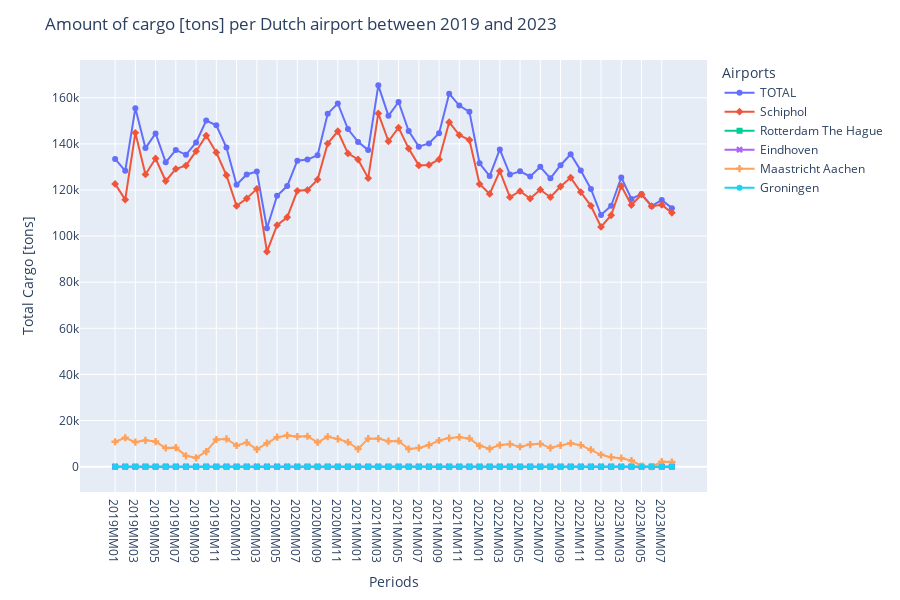

The notebook cell this image was saved under:
### Code cell
data_cargo = data.loc[data['Periods'].str.contains('2019MM|2020MM|2021MM|2022MM|2023MM', case=False, regex=True)]

print(f'Dataframe shape: {data_cargo.shape}')

figcargo = px.line(data_cargo, 
                x = "Periods", 
                y = "Total Cargo [tons]",
                color = "Airports",
                symbol = "Airports",
                # log_y=True
                )

figcargo.update_layout(
                title={'text': 'Amount of cargo [tons] per Dutch airport between 2019 and 2023'},
                height=600,
                )

figcargo.show()

### Figure 1 — Plotly figure (JSON) as saved in the notebook; plotly's stock layout.template omitted (floating-point values rounded to 4 significant figures)
{"data": [{"hovertemplate": "Airports=TOTAL<br>Periods=%{x}<br>Total Cargo [tons]=%{y}<extra></extra>", "legendgroup": "TOTAL", "line": {"color": "#636efa", "dash": "solid"}, "marker": {"symbol": "circle"}, "mode": "lines+markers", "name": "TOTAL", "orientation": "v", "showlegend": true, "type": "scatter", "x": ["2019MM01", "2019MM02", "2019MM03", "2019MM04", "2019MM05", "2019MM06", "2019MM07", "2019MM08", "2019MM09", "2019MM10", "2019MM11", "2019MM12", "2020MM01", "2020MM02", "2020MM03", "2020MM04", "2020MM05", "2020MM06", "2020MM07", "2020MM08", "2020MM09", "2020MM10", "2020MM11", "2020MM12", "2021MM01", "2021MM02", "2021MM03", "2021MM04", "2021MM05", "2021MM06", "2021MM07", "2021MM08", "2021MM09", "2021MM10", "2021MM11", "2021MM12", "2022MM01", "2022MM02", "2022MM03", "2022MM04", "2022MM05", "2022MM06", "2022MM07", "2022MM08", "2022MM09", "2022MM10", "2022MM11", "2022MM12", "2023MM01", "2023MM02", "2023MM03", "2023MM04", "2023MM05", "2023MM06", "2023MM07", "2023MM08"], "xaxis": "x", "y": [133445, 128322, 155427, 138159, 144540, 131970, 137391, 135263, 140637, 150127, 148037, 138385, 122254, 126726, 127995, 103420, 117525, 121692, 132684, 133168, 135059, 153109, 157508, 146441, 140859, 137288, 165377, 152164, 158164, 145582, 138789, 140198, 144584, 161776, 156617, 153901, 131588, 126020, 137570, 126658, 128112, 125858, 130029, 125037, 130738, 135512, 128395, 120439, 109114, 113147, 125407, 116129, 118281, 112994, 115703, 112120], "yaxis": "y"}, {"hovertemplate": "Airports=Schiphol<br>Periods=%{x}<br>Total Cargo [tons]=%{y}<extra></extra>", "legendgroup": "Schiphol", "line": {"color": "#EF553B", "dash": "solid"}, "marker": {"symbol": "diamond"}, "mode": "lines+markers", "name": "Schiphol", "orientation": "v", "showlegend": true, "type": "scatter", "x": ["2019MM01", "2019MM02", "2019MM03", "2019MM04", "2019MM05", "2019MM06", "2019MM07", "2019MM08", "2019MM09", "2019MM10", "2019MM11", "2019MM12", "2020MM01", "2020MM02", "2020MM03", "2020MM04", "2020MM05", "2020MM06", "2020MM07", "2020MM08", "2020MM09", "2020MM10", "2020MM11", "2020MM12", "2021MM01", "2021MM02", "2021MM03", "2021MM04", "2021MM05", "2021MM06", "2021MM07", "2021MM08", "2021MM09", "2021MM10", "2021MM11", "2021MM12", "2022MM01", "2022MM02", "2022MM03", "2022MM04", "2022MM05", "2022MM06", "2022MM07", "2022MM08", "2022MM09", "2022MM10", "2022MM11", "2022MM12", "2023MM01", "2023MM02", "2023MM03", "2023MM04", "2023MM05", "2023MM06", "2023MM07", "2023MM08"], "xaxis": "x", "y": [122643, 115797, 144773, 126743, 133648, 123888, 129143, 130581, 136819, 143579, 136256, 126376, 113080, 116293, 120481, 93255, 104745, 108164, 119634, 119975, 124491, 140140, 145474, 135866, 133222, 125137, 153206, 141132, 147017, 137956, 130664, 130844, 133245, 149383, 143831, 141667, 122553, 118274, 128198, 116895, 119478, 116274, 120131, 116876, 121508, 125358, 119074, 113118, 103981, 109035, 121746, 113459, 117999, 112994, 113536, 110126], "yaxis": "y"}, {"hovertemplate": "Airports=Rotterdam The Hague<br>Periods=%{x}<br>Total Cargo [tons]=%{y}<extra></extra>", "legendgroup": "Rotterdam The Hague", "line": {"color": "#00cc96", "dash": "solid"}, "marker": {"symbol": "square"}, "mode": "lines+markers", "name": "Rotterdam The Hague", "orientation": "v", "showlegend": true, "type": "scatter", "x": ["2019MM01", "2019MM02", "2019MM03", "2019MM04", "2019MM05", "2019MM06", "2019MM07", "2019MM08", "2019MM09", "2019MM10", "2019MM11", "2019MM12", "2020MM01", "2020MM02", "2020MM03", "2020MM04", "2020MM05", "2020MM06", "2020MM07", "2020MM08", "2020MM09", "2020MM10", "2020MM11", "2020MM12", "2021MM01", "2021MM02", "2021MM03", "2021MM04", "2021MM05", "2021MM06", "2021MM07", "2021MM08", "2021MM09", "2021MM10", "2021MM11", "2021MM12", "2022MM01", "2022MM02", "2022MM03", "2022MM04", "2022MM05", "2022MM06", "2022MM07", "2022MM08", "2022MM09", "2022MM10", "2022MM11", "2022MM12", "2023MM01", "2023MM02", "2023MM03", "2023MM04", "2023MM05", "2023MM06", "2023MM07", "2023MM08"], "xaxis": "x", "y": [0, 0, 0, 0, 0, 0, 0, 0, 0, 0, 0, 0, 0, 0, 0, 0, 0, 0, 0, 0, 0, 0, 0, 0, 0, 0, 0, 0, 0, 0, 0, 0, 0, 0, 0, 0, 0, 0, 0, 0, 0, 0, 0, 0, 0, 0, 0, 0, 0, 0, 0, 0, 0, 0, 0, 0], "yaxis": "y"}, {"hovertemplate": "Airports=Eindhoven<br>Periods=%{x}<br>Total Cargo [tons]=%{y}<extra></extra>", "legendgroup": "Eindhoven", "line": {"color": "#ab63fa", "dash": "solid"}, "marker": {"symbol": "x"}, "mode": "lines+markers", "name": "Eindhoven", "orientation": "v", "showlegend": true, "type": "scatter", "x": ["2019MM01", "2019MM02", "2019MM03", "2019MM04", "2019MM05", "2019MM06", "2019MM07", "2019MM08", "2019MM09", "2019MM10", "2019MM11", "2019MM12", "2020MM01", "2020MM02", "2020MM03", "2020MM04", "2020MM05", "2020MM06", "2020MM07", "2020MM08", "2020MM09", "2020MM10", "2020MM11", "2020MM12", "2021MM01", "2021MM02", "2021MM03", "2021MM04", "2021MM05", "2021MM06", "2021MM07", "2021MM08", "2021MM09", "2021MM10", "2021MM11", "2021MM12", "2022MM01", "2022MM02", "2022MM03", "2022MM04", "2022MM05", "2022MM06", "2022MM07", "2022MM08", "2022MM09", "2022MM10", "2022MM11", "2022MM12", "2023MM01", "2023MM02", "2023MM03", "2023MM04", "2023MM05", "2023MM06", "2023MM07", "2023MM08"], "xaxis": "x", "y": [0, 0, 0, 0, 0, 0, 0, 0, 0, 0, 0, 0, 0, 0, 0, 0, 0, 0, 0, 0, 0, 0, 0, 0, 0, 0, 0, 0, 0, 0, 0, 0, 0, 0, 0, 0, 0, 0, 0, 0, 0, 0, 0, 0, 0, 0, 0, 0, 0, 0, 0, 0, 0, 0, 0, 0], "yaxis": "y"}, {"hovertemplate": "Airports=Maastricht Aachen<br>Periods=%{x}<br>Total Cargo [tons]=%{y}<extra></extra>", "legendgroup": "Maastricht Aachen", "line": {"color": "#FFA15A", "dash": "solid"}, "marker": {"symbol": "cross"}, "mode": "lines+markers", "name": "Maastricht Aachen", "orientation": "v", "showlegend": true, "type": "scatter", "x": ["2019MM01", "2019MM02", "2019MM03", "2019MM04", "2019MM05", "2019MM06", "2019MM07", "2019MM08", "2019MM09", "2019MM10", "2019MM11", "2019MM12", "2020MM01", "2020MM02", "2020MM03", "2020MM04", "2020MM05", "2020MM06", "2020MM07", "2020MM08", "2020MM09", "2020MM10", "2020MM11", "2020MM12", "2021MM01", "2021MM02", "2021MM03", "2021MM04", "2021MM05", "2021MM06", "2021MM07", "2021MM08", "2021MM09", "2021MM10", "2021MM11", "2021MM12", "2022MM01", "2022MM02", "2022MM03", "2022MM04", "2022MM05", "2022MM06", "2022MM07", "2022MM08", "2022MM09", "2022MM10", "2022MM11", "2022MM12", "2023MM01", "2023MM02", "2023MM03", "2023MM04", "2023MM05", "2023MM06", "2023MM07", "2023MM08"], "xaxis": "x", "y": [10802, 12526, 10654, 11416, 10892, 8081, 8248, 4682, 3818, 6548, 11781, 12009, 9174, 10433, 7514, 10165, 12780, 13528, 13050, 13194, 10568, 12969, 12034, 10575, 7637, 12151, 12171, 11032, 11147, 7626, 8125, 9354, 11339, 12393, 12787, 12234, 9035, 7746, 9372, 9763, 8634, 9584, 9898, 8161, 9230, 10154, 9321, 7321, 5133, 4113, 3661, 2670, 282, 0, 2166, 1993], "yaxis": "y"}, {"hovertemplate": "Airports=Groningen<br>Periods=%{x}<br>Total Cargo [tons]=%{y}<extra></extra>", "legendgroup": "Groningen", "line": {"color": "#19d3f3", "dash": "solid"}, "marker": {"symbol": "circle"}, "mode": "lines+markers", "name": "Groningen", "orientation": "v", "showlegend": true, "type": "scatter", "x": ["2019MM01", "2019MM02", "2019MM03", "2019MM04", "2019MM05", "2019MM06", "2019MM07", "2019MM08", "2019MM09", "2019MM10", "2019MM11", "2019MM12", "2020MM01", "2020MM02", "2020MM03", "2020MM04", "2020MM05", "2020MM06", "2020MM07", "2020MM08", "2020MM09", "2020MM10", "2020MM11", "2020MM12", "2021MM01", "2021MM02", "2021MM03", "2021MM04", "2021MM05", "2021MM06", "2021MM07", "2021MM08", "2021MM09", "2021MM10", "2021MM11", "2021MM12", "2022MM01", "2022MM02", "2022MM03", "2022MM04", "2022MM05", "2022MM06", "2022MM07", "2022MM08", "2022MM09", "2022MM10", "2022MM11", "2022MM12", "2023MM01", "2023MM02", "2023MM03", "2023MM04", "2023MM05", "2023MM06", "2023MM07", "2023MM08"], "xaxis": "x", "y": [0, 0, 0, 0, 0, 0, 0, 0, 0, 0, 0, 0, 0, 0, 0, 0, 0, 0, 0, 0, 0, 0, 0, 0, 0, 0, 0, 0, 0, 0, 0, 0, 0, 0, 0, 0, 0, 0, 0, 0, 0, 0, 0, 0, 0, 0, 0, 0, 0, 0, 0, 0, 0, 0, 0, 0], "yaxis": "y"}], "layout": {"height": 600, "legend": {"title": {"text": "Airports"}, "tracegroupgap": 0}, "margin": {"t": 60}, "title": {"text": "Amount of cargo [tons] per Dutch airport between 2019 and 2023"}, "xaxis": {"anchor": "y", "domain": [0, 1], "title": {"text": "Periods"}}, "yaxis": {"anchor": "x", "domain": [0, 1], "title": {"text": "Total Cargo [tons]"}}}}
